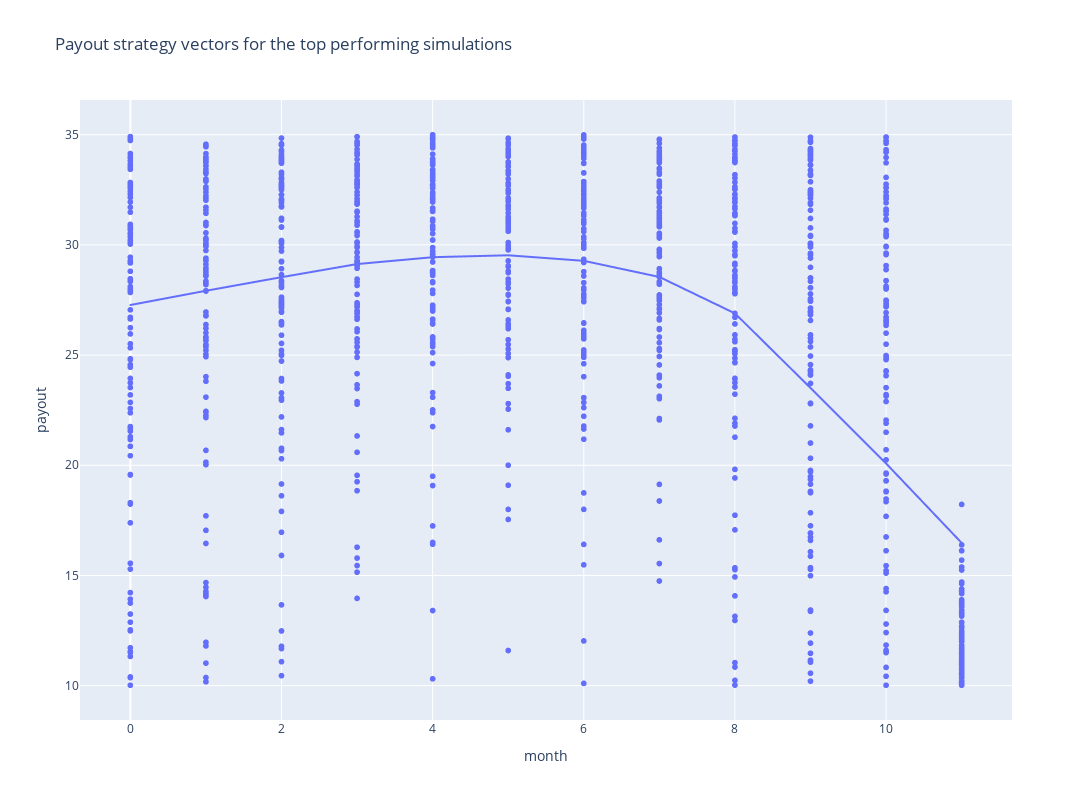

The notebook cell saved with this chart:
### Code cell
px.scatter(pv_wide.query("simulation in @top_100"), 
        x = 'month', 
        y = 'payout', 
        #color = 'simulation',
        hover_data = ['simulation','profit'],
        trendline = 'lowess',
        title = "Payout strategy vectors for the top performing simulations",
        height = 800,
        width = 1500).show()

### Figure 1 — Plotly figure (JSON) as saved in the notebook; plotly's stock layout.template omitted (floating-point values rounded to 4 significant figures; data arrays with more than 128 entries replaced by an {"elided": "..."} marker saying what was removed)
{"data": [{"customdata": {"elided": "1200x2 float values"}, "hovertemplate": "month=%{x}<br>payout=%{y}<br>simulation=%{customdata[0]}<br>profit=%{customdata[1]}<extra></extra>", "legendgroup": "", "marker": {"color": "#636efa", "symbol": "circle"}, "mode": "markers", "name": "", "showlegend": false, "type": "scattergl", "x": {"elided": "1200 int values"}, "xaxis": "x", "y": {"elided": "1200 float values"}, "yaxis": "y"}, {"hovertemplate": "<b>LOWESS trendline</b><br><br>month=%{x}<br>payout=%{y} <b>(trend)</b><extra></extra>", "legendgroup": "", "marker": {"color": "#636efa", "symbol": "circle"}, "mode": "lines", "name": "", "showlegend": false, "type": "scattergl", "x": {"elided": "1200 int values"}, "xaxis": "x", "y": {"elided": "1200 float values"}, "yaxis": "y"}], "layout": {"height": 800, "legend": {"tracegroupgap": 0}, "title": {"text": "Payout strategy vectors for the top performing simulations"}, "width": 1500, "xaxis": {"anchor": "y", "domain": [0, 1], "title": {"text": "month"}}, "yaxis": {"anchor": "x", "domain": [0, 1], "title": {"text": "payout"}}}}
